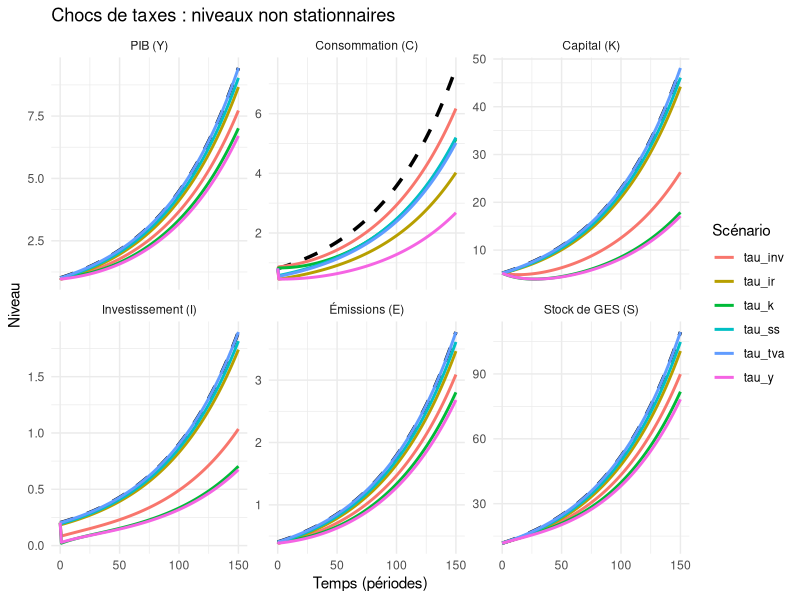
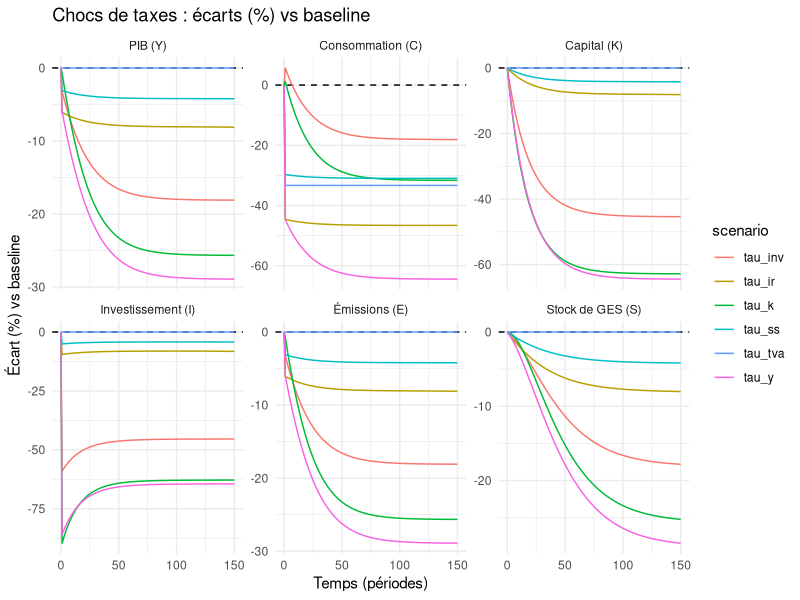
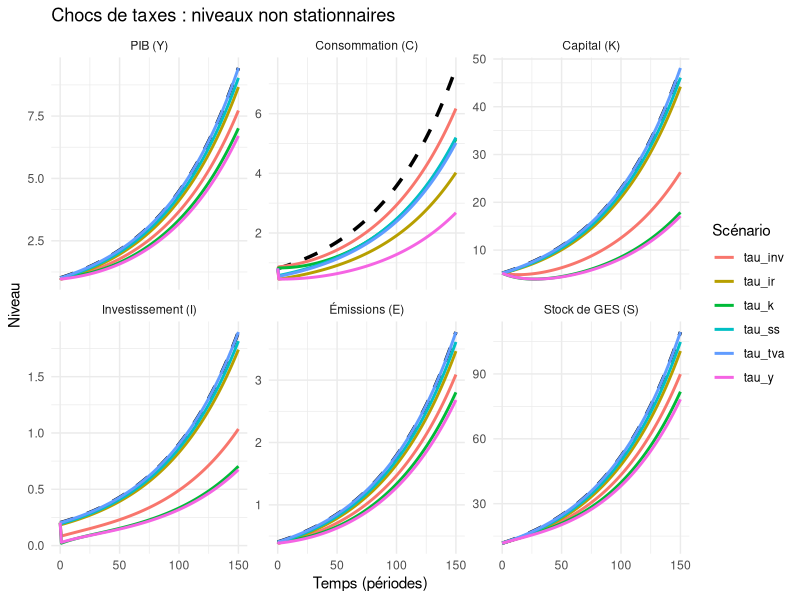
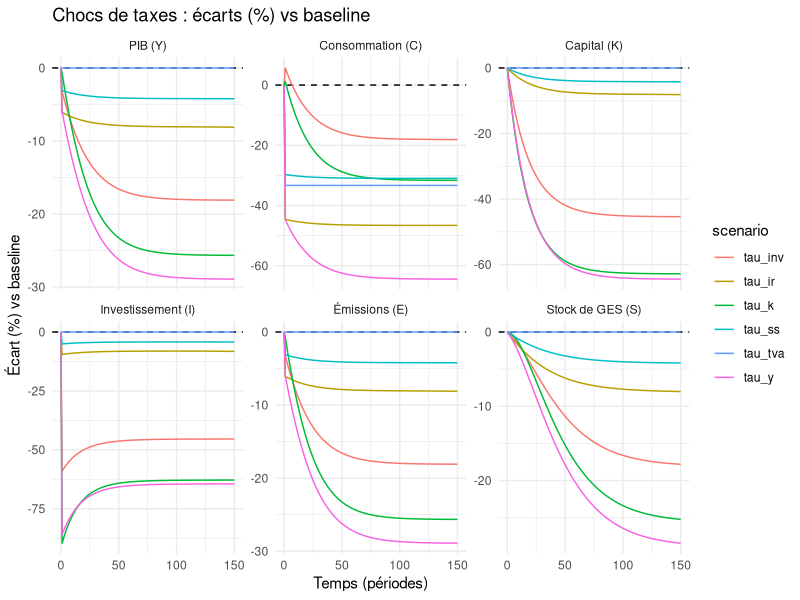

Reproduce these figures in R, in order.
library(readr)
library(dplyr)
library(ggplot2)

df <- read_csv("data_raw/tax_shocks_levels_and_dev.csv")

# Pour renommer les variables en labels plus jolis :
var_labels <- c(
  Y_ns = "PIB (Y)",
  C_ns = "Consommation (C)",
  K_ns = "Capital (K)",
  I_ns = "Investissement (I)",
  E_ns = "Émissions (E)",
  S_ns = "Stock de GES (S)"
)

df <- df %>%
  mutate(variable_label = factor(variable, levels = names(var_labels),
                                 labels = unname(var_labels)))

# ---- (1) Niveaux non stationnaires ----
p_levels<-ggplot(df, aes(x = t, y = level)) +
  # Baseline : noir + pointillé + épais
  geom_line(
    data = df %>% filter(scenario == "baseline"),
    aes(group = scenario),
    color = "black",
    linetype = "dashed",
    linewidth = 1.2
  ) +
  # Scénarios : couleurs automatiques
  geom_line(
    data = df %>% filter(scenario != "baseline"),
    aes(color = scenario),
    linewidth = 1
  ) +
  facet_wrap(~ variable_label, scales = "free_y") +
  labs(
    x = "Temps (périodes)",
    y = "Niveau",
    title = "Chocs de taxes : niveaux non stationnaires",
    color = "Scénario"
  ) +
  theme_minimal()

p_levels

# ---- (2) Écarts % vs baseline (sans baseline dans la légende) ----
df_dev <- df %>% filter(scenario != "baseline")

p_dev<-ggplot(df_dev, aes(x = t, y = dev_pct, color = scenario)) +
  geom_hline(yintercept = 0, linetype = "dashed") +
  geom_line() +
  facet_wrap(~ variable_label, scales = "free_y") +
  labs(x = "Temps (périodes)", y = "Écart (%) vs baseline",
       title = "Chocs de taxes : écarts (%) vs baseline") +
  theme_minimal()


p_dev

#### export des figures

# Sauvegarde plot 1
ggsave("figures/tax_shocks_levels.png", p_levels,
       width = 12, height = 8, dpi = 300)


# Sauvegarde plot 2
ggsave("figures/tax_shocks_dev_pct.png", p_dev,
       width = 12, height = 8, dpi = 300)
